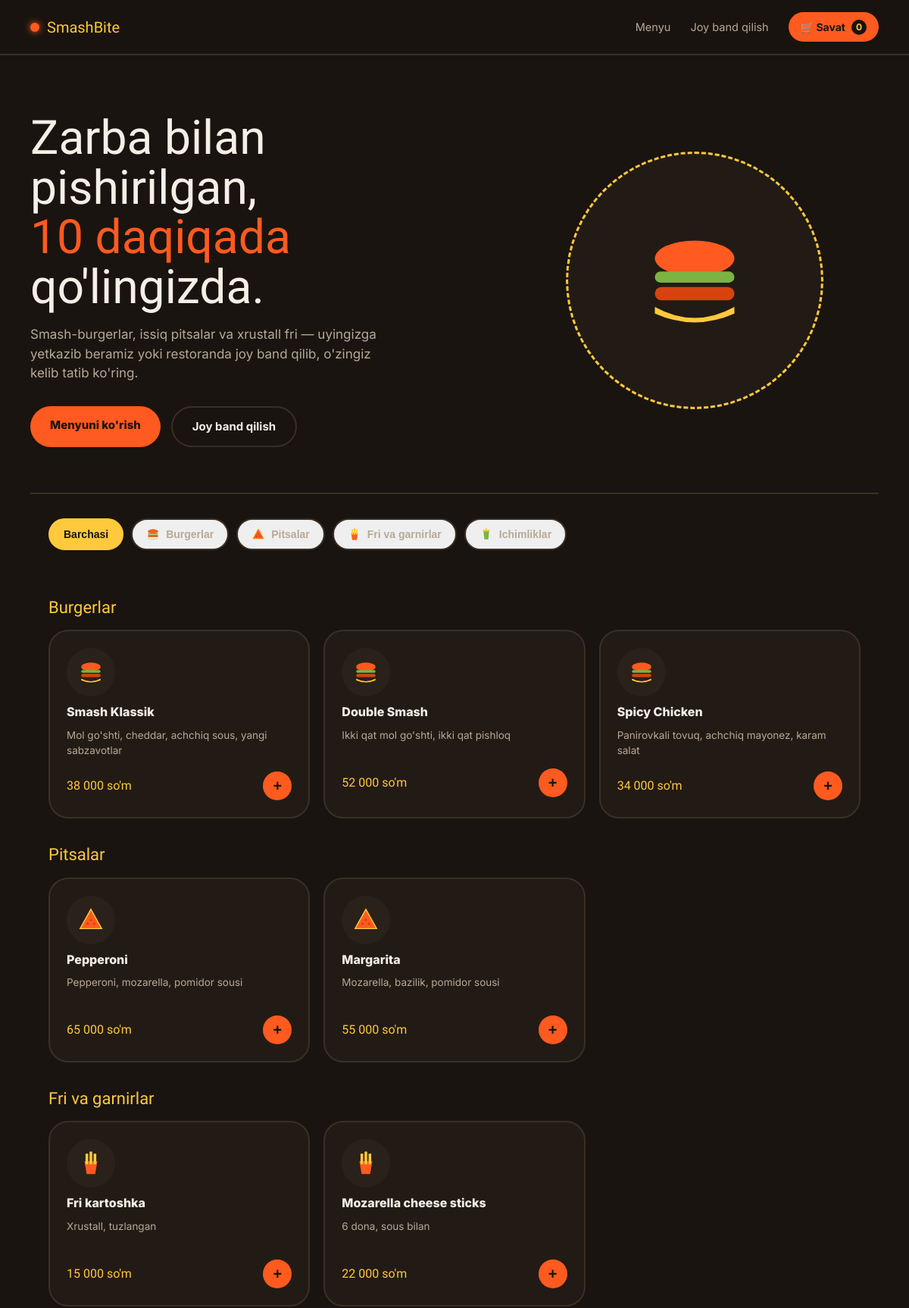
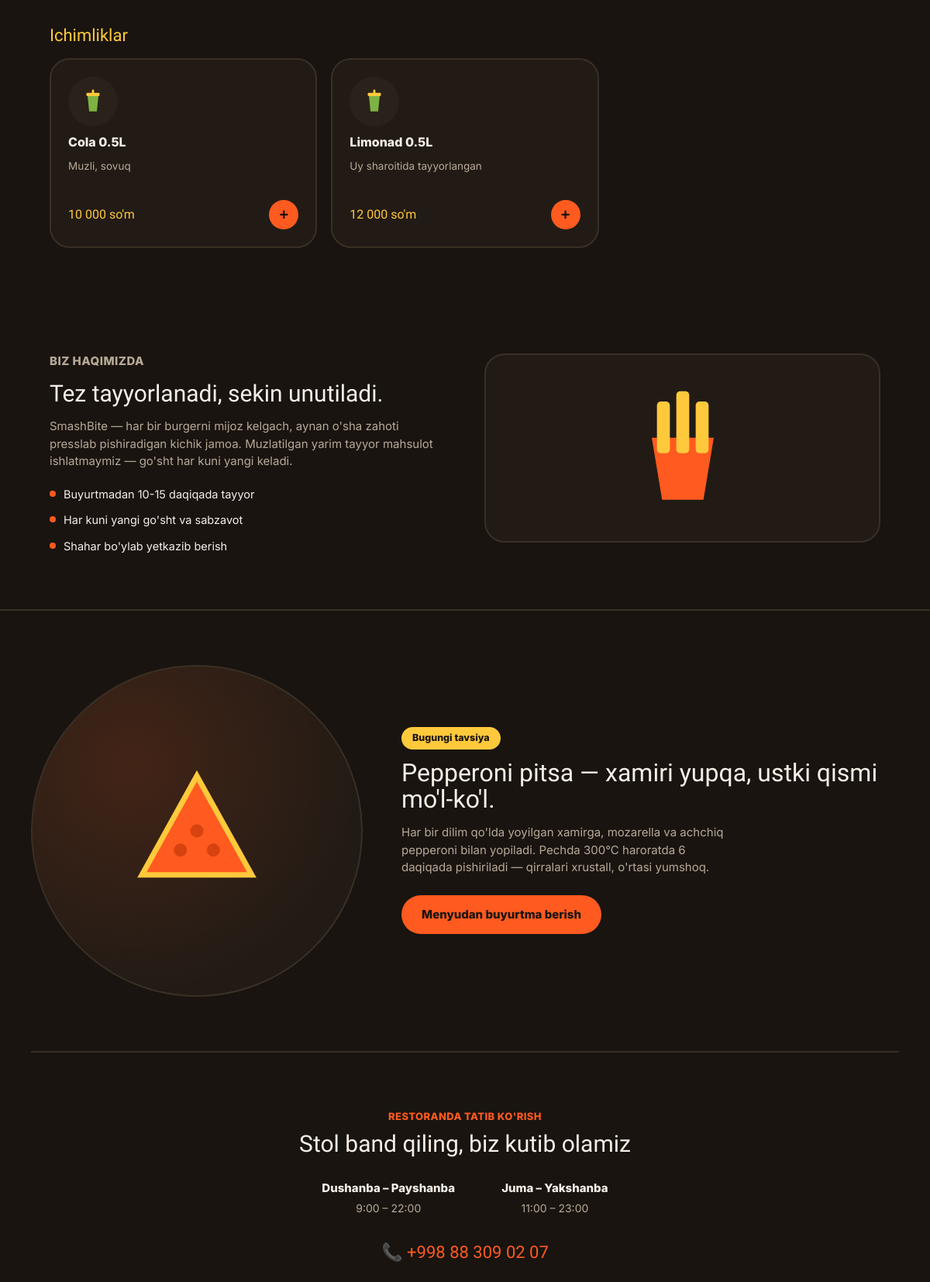
The page / (upper part) on the database its author committed (2 pictures, top to bottom).
### tables this page shows
CREATE TABLE IF NOT EXISTS categories (
    id          INT UNSIGNED AUTO_INCREMENT PRIMARY KEY,
    name        VARCHAR(50) NOT NULL,
    slug        VARCHAR(50) NOT NULL UNIQUE,
    icon        VARCHAR(20) NOT NULL DEFAULT 'burger',
    sort_order  INT NOT NULL DEFAULT 0
);

CREATE TABLE IF NOT EXISTS products (
    id            INT UNSIGNED AUTO_INCREMENT PRIMARY KEY,
    category_id   INT UNSIGNED NOT NULL,
    name          VARCHAR(100) NOT NULL,
    description   VARCHAR(255),
    price         DECIMAL(10,0) NOT NULL,
    icon          VARCHAR(20) NOT NULL DEFAULT 'burger',
    is_available  TINYINT(1) NOT NULL DEFAULT 1,
    FOREIGN KEY (category_id) REFERENCES categories(id)
);

### includes/functions.php (called while the page is built, shortened)
<?php
function e(string $str): string
{
    return htmlspecialchars($str, ENT_QUOTES, 'UTF-8');
}
function money(float $amount): string
{
    return number_format($amount, 0, '.', ' ') . " so'm";
}
function cart_total_items(): int
{
    return array_sum($_SESSION['cart'] ?? []);
}

### index.php (the view, shortened to what this page needs)
<?php
require_once __DIR__ . '/includes/functions.php';
require_once __DIR__ . '/includes/icons.php';
$pdo = getPDO();
$categories = $pdo->query("SELECT * FROM categories ORDER BY sort_order")->fetchAll();
$products = $pdo->query("SELECT * FROM products WHERE is_available = 1 ORDER BY category_id")->fetchAll();
$byCategory = [];
foreach ($products as $p) {
    $byCategory[$p['category_id']][] = $p;
}
?>
<!DOCTYPE html>
<html lang="uz">
<head>
<link rel="stylesheet" href="assets/style.css">
</head>
<body>
<header>
  <div class="wrap nav">
    <a href="index.php" class="brand"><span class="flame-dot"></span> SmashBite</a>
    <nav class="nav-links">
      <a href="index.php#menu">Menyu</a>
      <a href="book-table.php">Joy band qilish</a>
      <a href="cart.php" class="cart-pill">
        🛒 Savat <span class="count"><?= cart_total_items() ?></span>
      </a>
    </nav>
  </div>
</header>
<section class="wrap hero">
  <div>
    <h1>Zarba bilan pishirilgan,<br><span class="hl">10 daqiqada</span> qo'lingizda.</h1>
    <p>Smash-burgerlar, issiq pitsalar va xrustall fri — uyingizga yetkazib beramiz yoki restoranda joy band qilib, o'zingiz kelib tatib ko'ring.</p>
    <div class="hero-actions">
      <a href="#menu" class="btn-flame">Menyuni ko'rish</a>
      <a href="book-table.php" class="btn-outline">Joy band qilish</a>
    </div>
  </div>
  <div class="hero-badge">
    <?= food_icon('burger', 140) ?>
  </div>
</section>
<div class="wrap" id="menu">
  <div class="cat-tabs" id="cat-tabs">
    <button class="cat-tab active" data-filter="all">Barchasi</button>
    <?php foreach ($categories as $cat): ?>
      <button class="cat-tab" data-filter="cat-<?= $cat['id'] ?>">
        <?= food_icon($cat['icon'], 18) ?> <?= e($cat['name']) ?>
      </button>
    <?php endforeach; ?>
  </div>
  <div class="menu-section">
    <?php foreach ($categories as $cat): ?>
      <div class="menu-category-block" data-category="cat-<?= $cat['id'] ?>">
        <h2 class="menu-cat-title"><?= e($cat['name']) ?></h2>
        <div class="menu-grid">
          <?php foreach ($byCategory[$cat['id']] ?? [] as $p): ?>
            <div class="item-card">
              <div class="item-icon"><?= food_icon($p['icon']) ?></div>
              <h3><?= e($p['name']) ?></h3>
              <p><?= e($p['description']) ?></p>
              <div class="item-foot">
                <span class="item-price"><?= money($p['price']) ?></span>
                <form method="post" action="index.php">
                  <button type="submit" name="add_to_cart" class="add-btn" title="Savatga qo'shish">+</button>
                </form>
              </div>
            </div>
          <?php endforeach; ?>
        </div>
      </div>
    <?php endforeach; ?>
  </div>
</div>
<section class="about-sec" id="about">
  <div class="wrap about-grid">
    <div>
      <p class="sec-eyebrow">Biz haqimizda</p>
      <h2>Tez tayyorlanadi, sekin unutiladi.</h2>
      <p>SmashBite — har bir burgerni mijoz kelgach, aynan o'sha zahoti presslab pishiradigan kichik jamoa. Muzlatilgan yarim tayyor mahsulot ishlatmaymiz — go'sht har kuni yangi keladi.</p>
      <ul class="about-points">
        <li><span class="dot"></span> Buyurtmadan 10-15 daqiqada tayyor</li>
        <li><span class="dot"></span> Har kuni yangi go'sht va sabzavot</li>
        <li><span class="dot"></span> Shahar bo'ylab yetkazib berish</li>
      </ul>
    </div>
    <div class="about-visual">
      <?= food_icon('fries', 160) ?>
    </div>
  </div>
</section>
<section class="highlight-sec wrap">
  <div class="highlight-visual">
    <?= food_icon('pizza', 170) ?>
  </div>
  <div>
    <span class="tag">Bugungi tavsiya</span>
    <h2>Pepperoni pitsa — xamiri yupqa, ustki qismi mo'l-ko'l.</h2>
    <p>Har bir dilim qo'lda yoyilgan xamirga, mozarella va achchiq pepperoni bilan yopiladi. Pechda 300°C haroratda 6 daqiqada pishiriladi — qirralari xrustall, o'rtasi yumshoq.</p>
    <div class="hero-actions" style="margin-top:24px;">
      <a href="#menu" class="btn-flame">Menyudan buyurtma berish</a>
    </div>
  </div>
</section>
<section class="booking-teaser">
  <div class="wrap">
    <p class="sec-eyebrow">Restoranda tatib ko'rish</p>
    <h2 class="sec-heading">Stol band qiling, biz kutib olamiz</h2>
    <div class="booking-hours">
      <div>
        <div class="day">Dushanba – Payshanba</div>
        <div class="time">9:00 – 22:00</div>
      </div>
      <div>
        <div class="day">Juma – Yakshanba</div>
        <div class="time">11:00 – 23:00</div>
      </div>
    </div>
    <div class="booking-phone">📞 +998 88 309 02 07</div>
  </div>
</section>
</body>
</html>

### includes/icons.php (shortened to what this page needs)
<?php
function food_icon(string $type, int $size = 34): string
{
    switch ($type) {
        case 'burger':
            return "<svg width='$size' height='$size' viewBox='0 0 48 48' fill='none'>
                <ellipse cx='24' cy='14' rx='18' ry='8' fill='#FF5A1F'/>
                <rect x='6' y='20' width='36' height='5' rx='2.5' fill='#7CB342'/>
                <rect x='6' y='27' width='36' height='6' rx='3' fill='#D6430F'/>
                <path d='M6 36 Q24 46 42 36 L42 39 Q24 47 6 39 Z' fill='#FFC93C'/>
            </svg>";
        case 'pizza':
            return "<svg width='$size' height='$size' viewBox='0 0 48 48' fill='none'>
                <path d='M24 4 L44 40 L4 40 Z' fill='#FF5A1F'/>
                <path d='M24 4 L44 40 L4 40 Z' stroke='#FFC93C' stroke-width='2' fill='none'/>
                <circle cx='24' cy='24' r='2.4' fill='#D6430F'/>
                <circle cx='18' cy='31' r='2.4' fill='#D6430F'/>
                <circle cx='30' cy='31' r='2.4' fill='#D6430F'/>
            </svg>";
        case 'fries':
            return "<svg width='$size' height='$size' viewBox='0 0 48 48' fill='none'>
                <path d='M12 20 L36 20 L32 44 L16 44 Z' fill='#FF5A1F'/>
                <rect x='14' y='6' width='5' height='20' rx='1.5' fill='#FFC93C'/>
                <rect x='21.5' y='2' width='5' height='24' rx='1.5' fill='#FFC93C'/>
                <rect x='29' y='6' width='5' height='20' rx='1.5' fill='#FFC93C'/>
            </svg>";
        case 'drink':
            return "<svg width='$size' height='$size' viewBox='0 0 48 48' fill='none'>
                <path d='M14 12 L34 12 L31 42 L17 42 Z' fill='#7CB342'/>
                <rect x='12' y='8' width='24' height='6' rx='2' fill='#FFC93C'/>
                <rect x='22' y='2' width='4' height='10' rx='2' fill='#FFC93C'/>
            </svg>";
    }
}

### rows shown on the page
categories: $size 18 (drawn), name "Burgerlar"
categories: $size 18 (drawn), name "Pitsalar"
categories: $size 18 (drawn), name "Fri va garnirlar"
categories: $size 18 (drawn), name "Ichimliklar"
products: $size 34 (drawn), name "Smash Klassik", description "Mol go'shti, cheddar, achchiq sous, yangi sabzavotlar", price "38 000 so'm"
products: $size 34 (drawn), name "Double Smash", description "Ikki qat mol go'shti, ikki qat pishloq", price "52 000 so'm"
products: $size 34 (drawn), name "Spicy Chicken", description "Panirovkali tovuq, achchiq mayonez, karam salat", price "34 000 so'm"
products: $size 34 (drawn), name "Pepperoni", description "Pepperoni, mozarella, pomidor sousi", price "65 000 so'm"
products: $size 34 (drawn), name "Margarita", description "Mozarella, bazilik, pomidor sousi", price "55 000 so'm"
products: $size 34 (drawn), name "Fri kartoshka", description "Xrustall, tuzlangan", price "15 000 so'm"
products: $size 34 (drawn), name "Mozarella cheese sticks", description "6 dona, sous bilan", price "22 000 so'm"
products: $size 34 (drawn), name "Cola 0.5L", description "Muzli, sovuq", price "10 000 so'm"
products: $size 34 (drawn), name "Limonad 0.5L", description "Uy sharoitida tayyorlangan", price "12 000 so'm"

### other values the page prints
cart_total_items() "0"
